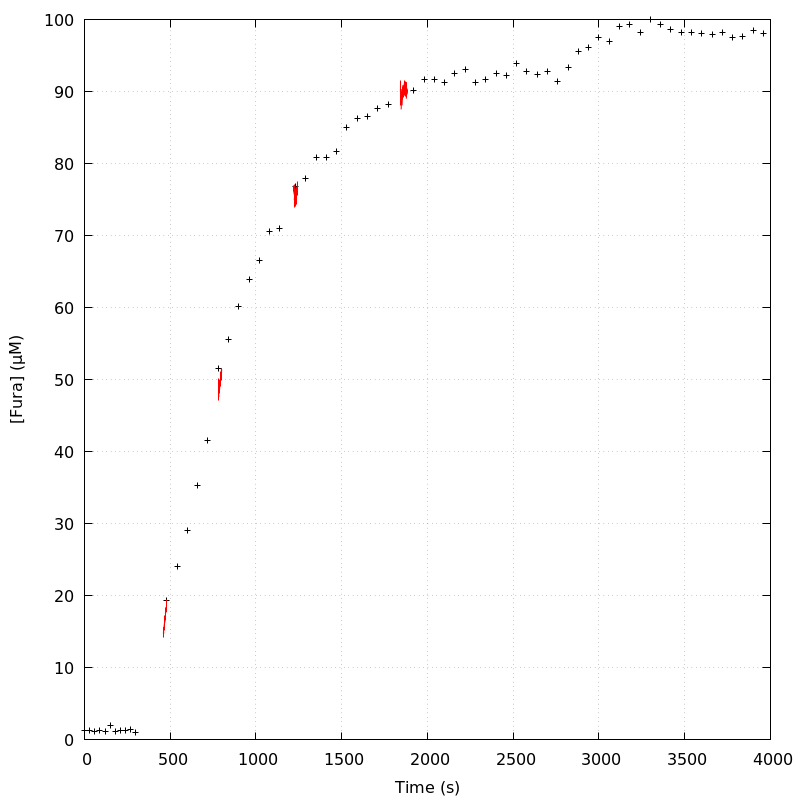

Write gnuplot code to recreate this figure.
unset key
set grid
set ylabel '[Fura] (µM)'
set xlabel 'Time (s)'
plot 'DA_121011_E2_aba_loading_curve' index 0 using 1:2 linecolor rgb 'black',\
'' index 1 using 1:2 with lines linecolor rgb 'red',\
'' index 2 using 1:2 with lines linecolor rgb 'red',\
'' index 3 using 1:2 with lines linecolor rgb 'red',\
'' index 4 using 1:2 with lines linecolor rgb 'red',\
